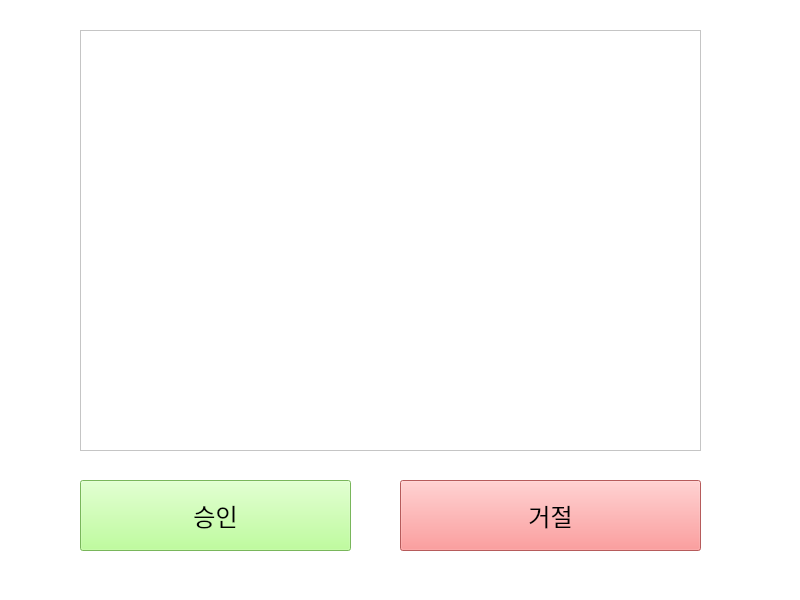
<?xml version="1.0" encoding="UTF-8"?>
<ui version="4.0">
 <class>bokpang_shop</class>
 <widget class="QWidget" name="bokpang_shop">
  <property name="geometry">
   <rect>
    <x>0</x>
    <y>0</y>
    <width>800</width>
    <height>600</height>
   </rect>
  </property>
  <property name="windowTitle">
   <string>bokpang_shop</string>
  </property>
  <property name="styleSheet">
   <string notr="true">background-color: rgb(255, 255, 255);</string>
  </property>
  <widget class="QTextEdit" name="menu">
   <property name="geometry">
    <rect>
     <x>80</x>
     <y>30</y>
     <width>621</width>
     <height>421</height>
    </rect>
   </property>
  </widget>
  <widget class="QPushButton" name="accept">
   <property name="geometry">
    <rect>
     <x>80</x>
     <y>480</y>
     <width>271</width>
     <height>71</height>
    </rect>
   </property>
   <property name="font">
    <font>
     <family>나눔스퀘어</family>
     <pointsize>18</pointsize>
    </font>
   </property>
   <property name="styleSheet">
    <string notr="true">color: rgb(0, 0, 0);
background-color: rgb(170, 255, 127);</string>
   </property>
   <property name="text">
    <string>승인</string>
   </property>
  </widget>
  <widget class="QPushButton" name="refuse">
   <property name="geometry">
    <rect>
     <x>400</x>
     <y>480</y>
     <width>301</width>
     <height>71</height>
    </rect>
   </property>
   <property name="font">
    <font>
     <family>나눔스퀘어</family>
     <pointsize>18</pointsize>
    </font>
   </property>
   <property name="styleSheet">
    <string notr="true">color: rgb(0, 0, 0);
background-color: rgb(255, 127, 127);</string>
   </property>
   <property name="text">
    <string>거절</string>
   </property>
  </widget>
 </widget>
 <resources/>
 <connections>
  <connection>
   <sender>refuse</sender>
   <signal>clicked()</signal>
   <receiver>bokpang_shop</receiver>
   <slot>on_accept_clicked()</slot>
   <hints>
    <hint type="sourcelabel">
     <x>592</x>
     <y>490</y>
    </hint>
    <hint type="destinationlabel">
     <x>798</x>
     <y>488</y>
    </hint>
   </hints>
  </connection>
 </connections>
 <slots>
  <slot>on_accept_clicked()</slot>
 </slots>
</ui>
